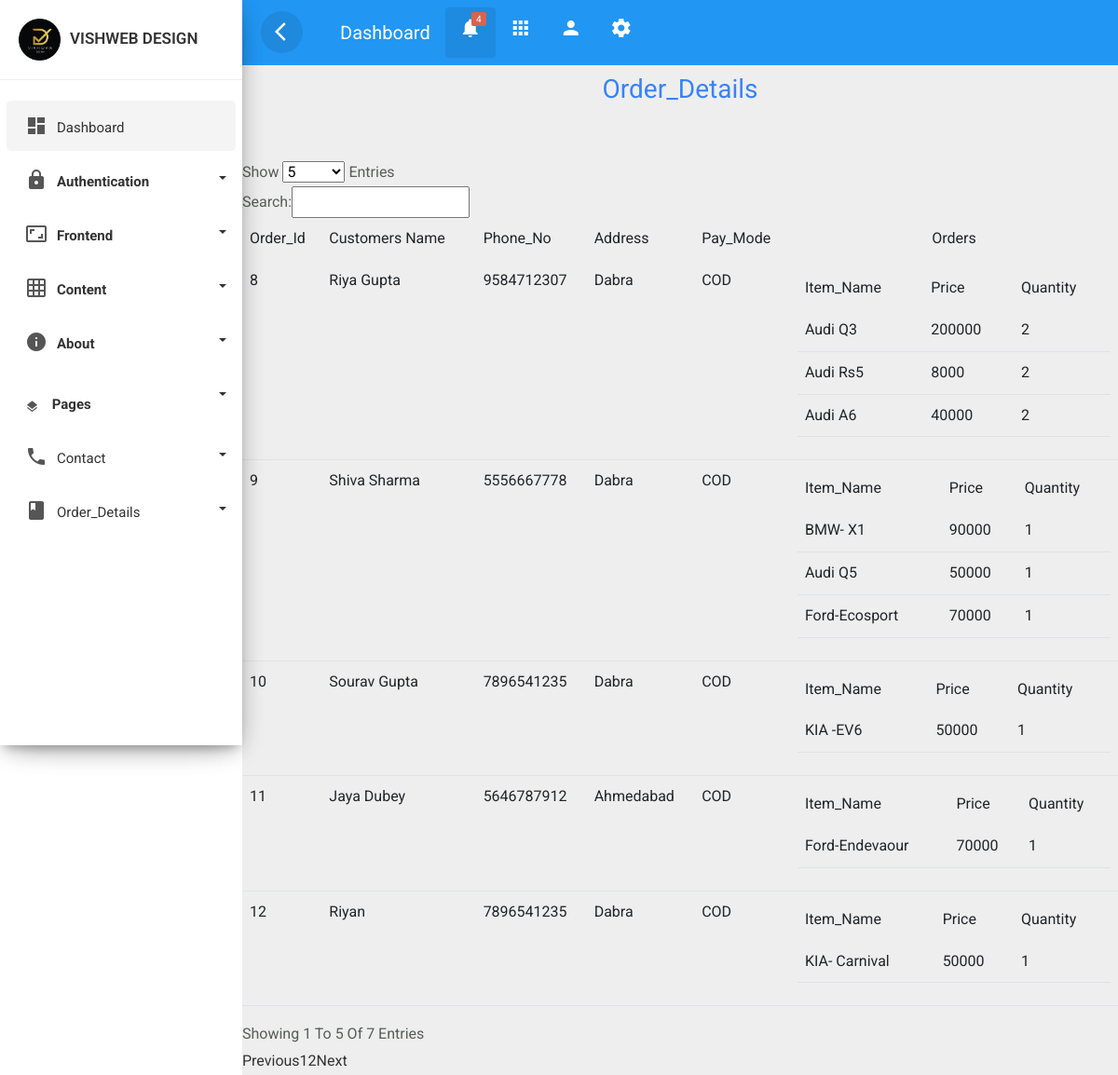
/admin/order_detail.php, run on the app's committed database.
### tables this page shows
CREATE TABLE `order_manager` (
  `Order_Id` int(100) NOT NULL,
  `Full_Name` text NOT NULL,
  `Phone_No` bigint(100) NOT NULL,
  `Address` varchar(100) NOT NULL,
  `Pay_Mode` varchar(100) NOT NULL
);

CREATE TABLE `user_orders` (
  `Order_Id` int(100) NOT NULL,
  `Item_Name` varchar(100) NOT NULL,
  `Price` int(100) NOT NULL,
  `Quantity` int(100) NOT NULL
);

### admin/order_detail.php (the view, shortened to what this page needs)
<?php include_once('header.php');?>
<?php include_once('sidebar.php');?>
<?php include_once('top-header.php');?>
<?php
include('adminconnection.php');
$sql = " SELECT * FROM order_manager ";
$result = $conn->query($sql);
?>
<!DOCTYPE html>
<html lang="en">
<head>
</head>
<body>
<section>
        <h3 style="text-align:center; color:#3982f7; margin:5px; margin-bottom:54px">Order_Details</h3>
            <table class="table" id="myOrder">
                <thead>
                    <tr>
                    <th scope="col">Order_Id</th>
                    <th scope="col">Customers Name</th>
                    <th scope="col">Phone_No</th>
                    <th scope="col">Address</th>
                    <th scope="col">Pay_Mode</th>
                    <th scope="col" class="text-center">Orders</th>
                    </tr>
                </thead>
            <tbody>
            <?php
                while($rows=$result->fetch_assoc())
                {
           ?>
                <tr>
                    <td><?php echo $rows['Order_Id'];?></td>
                    <td><?php echo $rows['Full_Name'];?></td>
                    <td><?php echo $rows['Phone_No'];?></td>
                    <td><?php echo $rows['Address'];?></td>
                    <td><?php echo $rows['Pay_Mode'];?></td>
                    <td>
                    <table class="table">
                      <thead>
                        <tr>
                            <th scope="col">Item_Name</th>
                            <th scope="col">Price</th>
                            <th scope="col">Quantity</th>
                         </tr>
                      </thead>
                      <tbody>
                      <?php
                      $order_query= " SELECT * FROM user_orders WHERE Order_Id=$rows[Order_Id] ";
                      $order_result = $conn->query($order_query);
                        while($order_fetch=mysqli_fetch_assoc($order_result))
                {?>
                            <tr>
                               <td><?php echo $order_fetch['Item_Name'];?></td>
                               <td><?php echo $order_fetch['Price'];?></td>
                               <td><?php echo $order_fetch['Quantity'];?></td>
                            </tr>
                       <?php
                        }
                        ?>
                      </tbody>
                    </td>
                </tr>
                </tbody>
       </table>
       <?php
                }
                ?>
    </section>
</body>
</html>
<?php include_once('footer1.php');?>

### admin/css/custom.css (style rules this page uses)
body,html { line-height:1.8; font-family:'Roboto',sans-serif; color:#555e58; text-transform:capitalize; font-weight:400; margin:0px; padding:0px; }
h1,h2,h3,h4,h5,h6,.h1,.h2,.h3,.h4 { font-weight:400; line-height:1.5em; }
.table > thead > tr > th { border-bottom:1px; font-size:16px; font-weight:400; }

### data on the page
order_manager: Order_Id "8", Full_Name "Riya Gupta", Phone_No "9584712307", Address "Dabra", Pay_Mode "COD"
user_orders: Item_Name "Audi Q3", Price "200000", Quantity "2"
user_orders: Item_Name "Audi Rs5", Price "8000", Quantity "2"
user_orders: Item_Name "Audi A6", Price "40000", Quantity "2"
order_manager: Order_Id "9", Full_Name "Shiva Sharma", Phone_No "5556667778", Address "Dabra", Pay_Mode "COD"
user_orders: Item_Name "BMW- X1", Price "90000", Quantity "1"
user_orders: Item_Name "Audi Q5", Price "50000", Quantity "1"
user_orders: Item_Name "Ford-Ecosport", Price "70000", Quantity "1"
order_manager: Order_Id "10", Full_Name "Sourav Gupta", Phone_No "7896541235", Address "Dabra", Pay_Mode "COD"
user_orders: Item_Name "KIA -EV6", Price "50000", Quantity "1"
order_manager: Order_Id "11", Full_Name "Jaya Dubey", Phone_No "5646787912", Address "Ahmedabad", Pay_Mode "COD"
user_orders: Item_Name "Ford-Endevaour", Price "70000", Quantity "1"
order_manager: Order_Id "12", Full_Name "Riyan", Phone_No "7896541235", Address "Dabra", Pay_Mode "COD"
user_orders: Item_Name "KIA- Carnival", Price "50000", Quantity "1"
